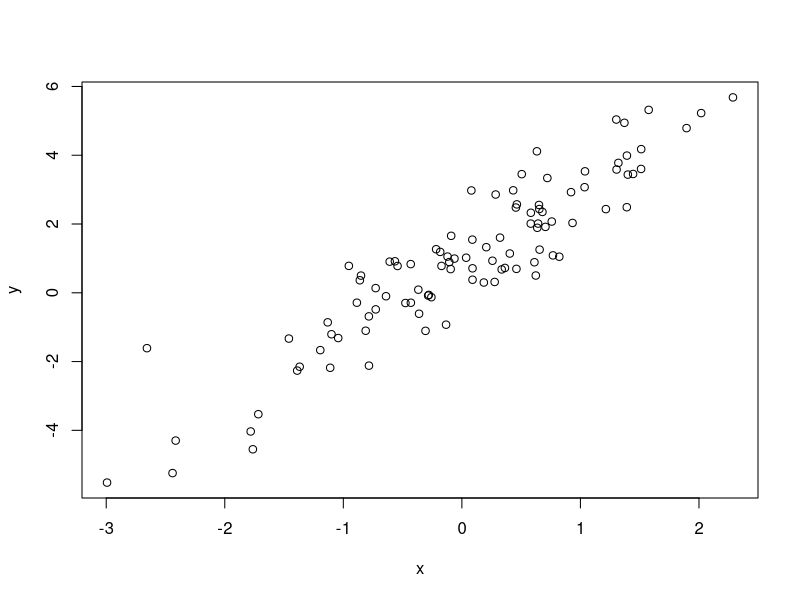
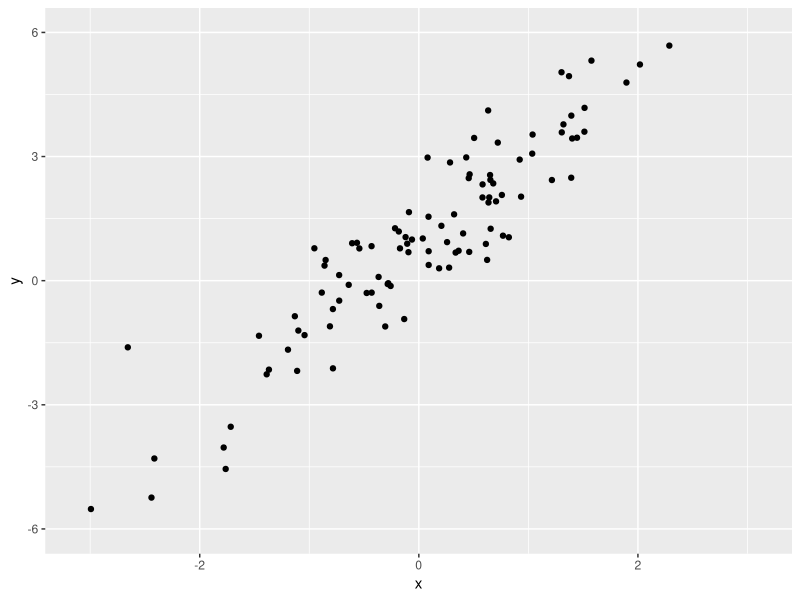
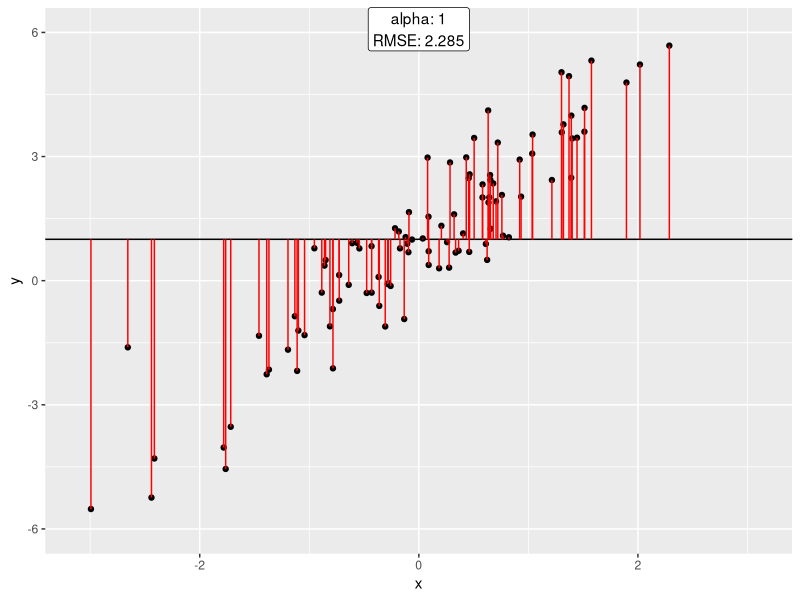
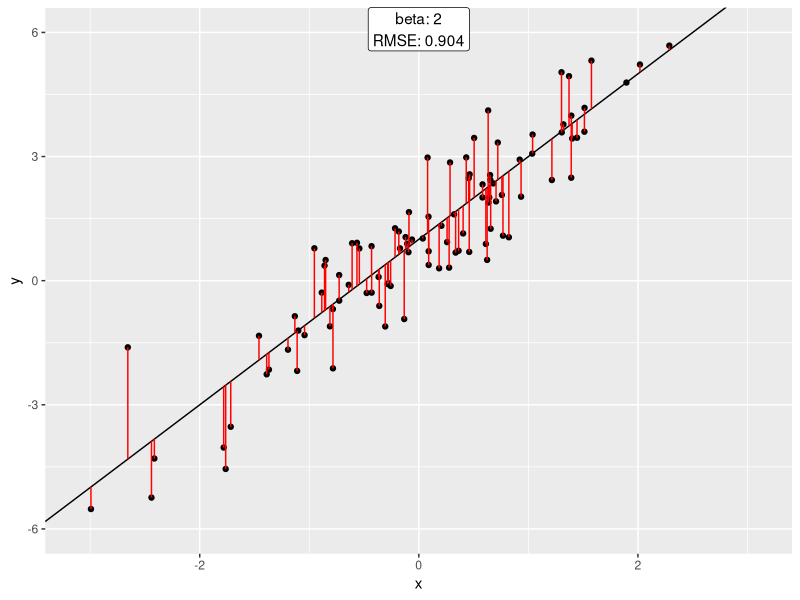
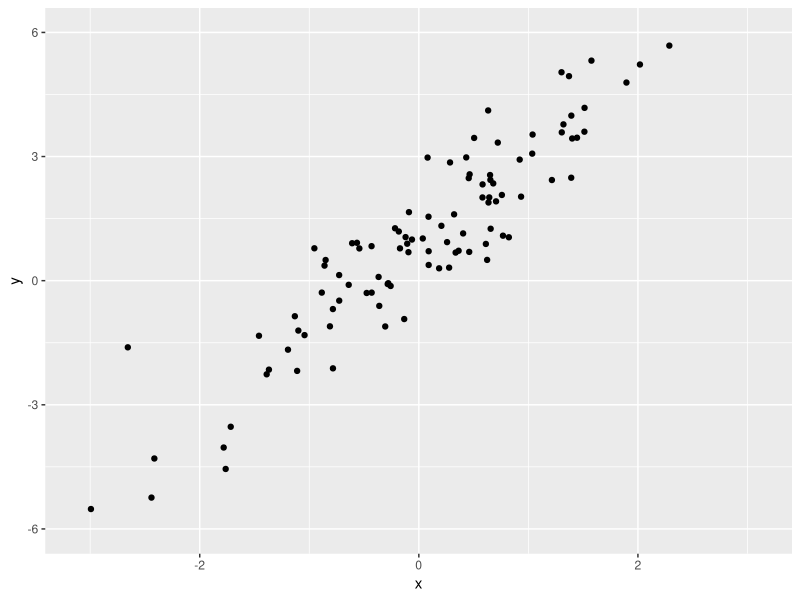
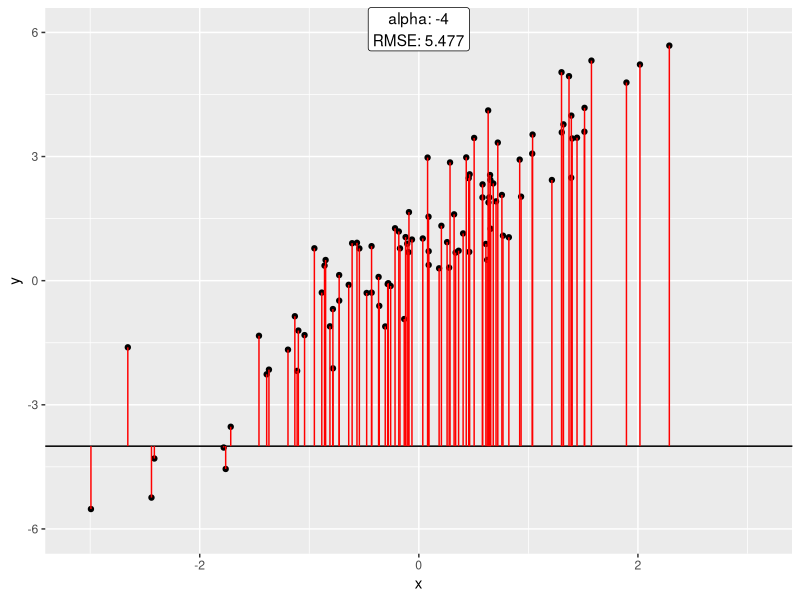
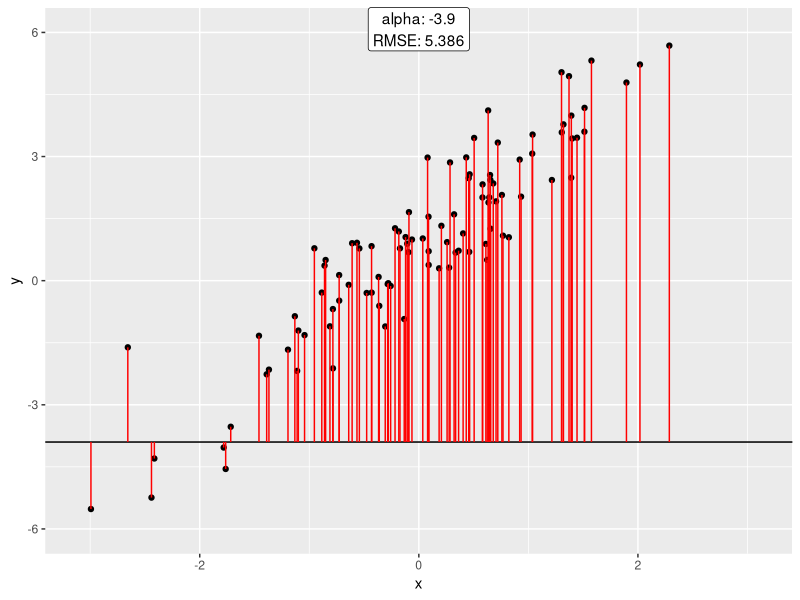
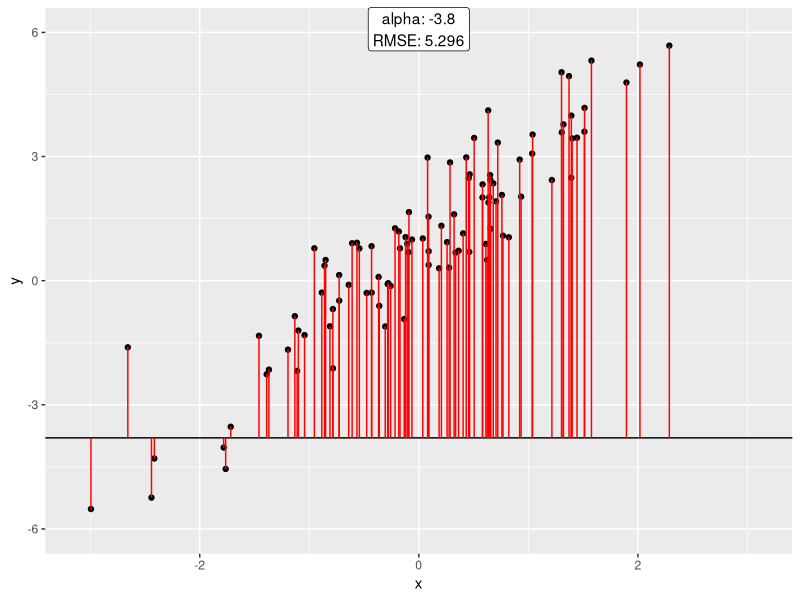

Generate these figures, in order, with R: (Note: this script raises an error after producing the figures.)
set.seed(42)
x <- rnorm(100)

y <- 1 + 2*x + rnorm(100)

plot(x,y)

require(tidyverse)
toplot <- data.frame(x = x,y= y)

lm(y ~ x,toplot)

p <- toplot %>%
  ggplot(aes(x = x,y = y)) +
  geom_point() +
  xlim(c(-3.1,3.1)) +
  ylim(c(-6,6))

p

pListA <- list()
counter <- 1
rmsesA <- alphas <- NULL
for(a in round(seq(-4,4,by = .1),1)) {
  preds <- a
  rmse <- sqrt(mean((y - preds)^2))

  pListA[[counter]] <- p +
    geom_hline(yintercept = a) +
    geom_segment(x = toplot$x,y = toplot$y,xend = toplot$x,yend = a,color = 'red') +
    annotate(geom = 'label',x = 0,y = Inf,label = paste0('alpha: ',a,'\nRMSE: ',round(rmse,3)),vjust = 1)
  rmsesA <- c(rmsesA,rmse)
  alphas <- c(alphas,a)
  counter <- counter + 1
}

pListA[[which(rmsesA == min(rmsesA))]]
alpha <- alphas[which(rmsesA == min(rmsesA))]

pListB <- list()
counter <- 1
rmsesB <- betas <- NULL
for(b in round(seq(-4,4,by = .1),1)) {
  preds <- alpha + b*x
  rmse <- sqrt(mean((y - preds)^2))
  pListB[[counter]] <- p +
    geom_abline(intercept = alpha,slope = b) +
    geom_segment(x = toplot$x,y = toplot$y,xend = toplot$x,yend = preds,color = 'red') +
    annotate(geom = 'label',x = 0,y = Inf,label = paste0('beta: ',b,'\nRMSE: ',round(rmse,3)),vjust = 1)
  rmsesB <- c(rmsesB,rmse)
  betas <- c(betas,b)
  counter <- counter + 1
}

pListB[[61]]

ggsave(plot = p,
       filename = paste0('./scaffolding/raw.png'),
       device = 'png')

for(i in 1:length(pListA)) {
  if(rmsesA[i] == min(rmsesA)) {
    ggsave(plot = pListA[[i]] +
             theme(panel.background = element_rect(fill = 'white')) +
             annotate(geom = 'label',x = 0,y = 1,label = 'MINIMUM',size = 10,color = 'red'),
           filename = paste0('./scaffolding/alpha_best.png'),
           device = 'png')
  } else {
    ggsave(plot = pListA[[i]],filename = paste0('./scaffolding/alpha_',round(alphas[i],1),'.png'),
           device = 'png')
  }
}


for(i in 1:length(pListB)) {
  if(rmsesB[i] == min(rmsesB)) {
    ggsave(plot = pListB[[i]] +
             theme(panel.background = element_rect(fill = 'white')) +
             annotate(geom = 'label',x = 0,y = 1,label = 'MINIMUM',size = 10,color = 'red'),
           filename = paste0('./scaffolding/beta_best.png'),
           device = 'png')
  } else {
    ggsave(plot = pListB[[i]],filename = paste0('./scaffolding/beta_',round(betas[i],1),'.png'),
           device = 'png')
  }
}

## list file names and read in
require(magick)
imgs <- list.files('./scaffolding/', pattern = 'alpha|beta',full.names = TRUE)

alphaPlots <- paste0('./scaffolding/alpha_',round(seq(-4,4,by = .1),1),'.png')

bestA <- setdiff(alphaPlots,imgs)
alphaPlots[which(alphaPlots == bestA)] <- paste0('./scaffolding/alpha_best.png')
alphaPlots <- c(alphaPlots,
                paste0('./scaffolding/alpha_',round(seq(4,1.2,by = -.1),1),'.png'),
                rep(paste0('./scaffolding/alpha_best.png'),20))

betaPlots <- paste0('./scaffolding/beta_',round(c(seq(0,-4,by = -.1),
                                                  seq(-4,4,by = .1)),1),'.png')
bestB <- setdiff(betaPlots,imgs)
betaPlots[which(betaPlots == bestB)] <- paste0('./scaffolding/beta_best.png')

betaPlots <- c(betaPlots,
               paste0('./scaffolding/beta_',round(seq(4,2.1,by = -.1),1),'.png'),
               rep(paste0('./scaffolding/beta_best.png'),20))

rawPlots <- rep('./scaffolding/raw.png',40)

imgs <- c(rawPlots,alphaPlots,betaPlots)

setdiff(imgs,paste0('./scaffolding/',list.files('./scaffolding/',pattern = '.png')))
img_list <- lapply(imgs, image_read)

## join the images together
img_joined <- image_join(img_list)

## animate at 2 frames per second
img_animated <- image_animate(img_joined, fps = 20)

## save to disk
image_write(image = img_animated,
            path = "../figs/regression-line.gif")
